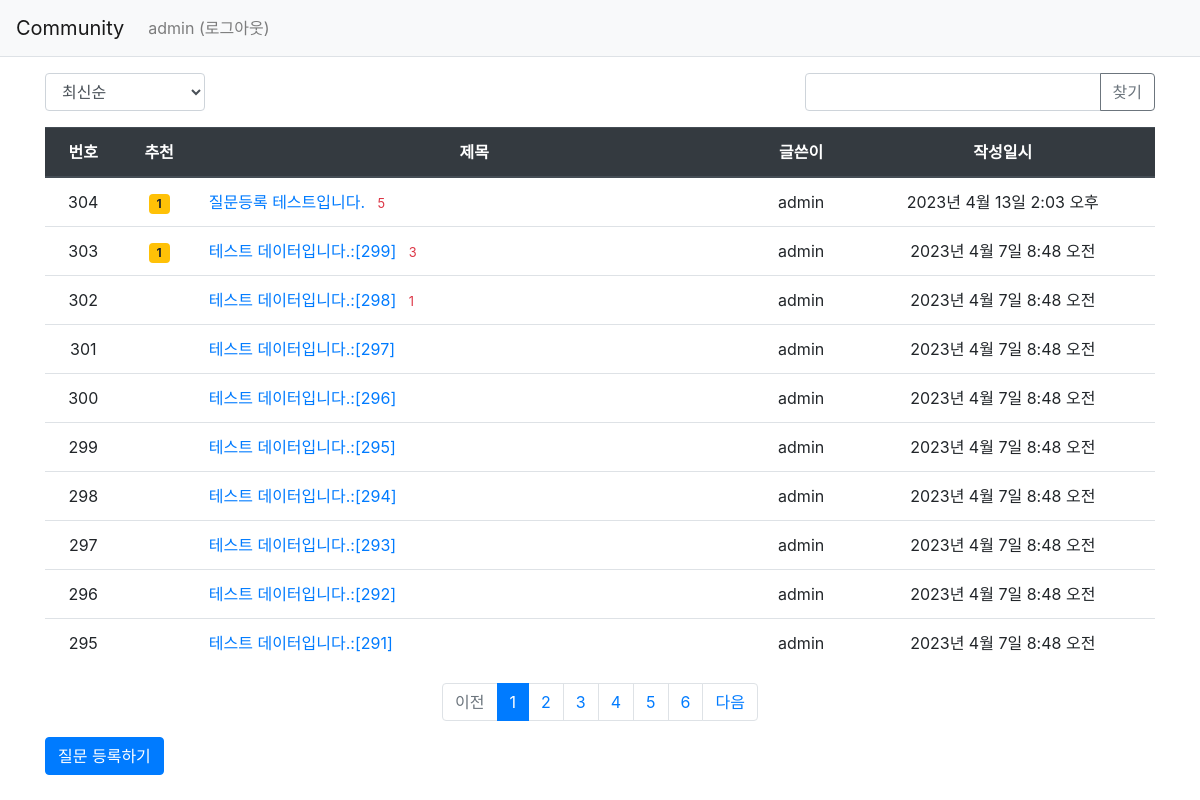
The app's page / (signed in) with its own data.
### community/models.py (models this page shows, shortened)
class Question(models.Model):
    author = models.ForeignKey(User, on_delete=models.CASCADE,related_name='author_question')
    subject = models.CharField(max_length=200)
    content = models.TextField()    #글자수 제한이 없는 데이터
    modify_date = models.DateTimeField(null=True, blank=True)
    create_date = models.DateTimeField()
    voter = models.ManyToManyField(User, related_name='voter_question')

### community/views/base_views.py (the view, shortened to what this page needs)
# urls.py: path('', base_views.index, name= 'index'),
def index(request):
    page = request.GET.get('page','1')  # 페이지
    kw = request.GET.get('kw', '')      # 검색어
    so = request.GET.get('so', 'recent')# 정렬기준
    if so == 'recommend':
        question_list = Question.objects.annotate(
            num_voter=Count('voter')).order_by('-num_voter', '-create_date')
    elif so =='popular':
        question_list = Question.objects.annotate(
            num_answer=Count('answer')).order_by('-num_answer', '-create_date')
    else: # recent
        question_list = Question.objects.order_by('-create_date')
    paginator = Paginator(question_list, 10)    # 페이지당 10개씩 보여 주기
    page_obj = paginator.get_page(page)
    context = {'question_list': page_obj, 'page':page, 'kw' : kw, 'so' : so}
    return render(request,'community/question_list.html', context)

### community/templatetags/community_filter.py (called while the page is built)
@register.filter
def sub(value, arg):
        return value - arg

### templates/community/question_list.html (shortened to what this page needs)
{% extends 'base.html' %}
{% load community_filter %}
{% block content %}
<div class="container my-3">
    <div class="row justify-content-between my-3">
        <div class="col-2">
            <select class="form-control so">
                <option value="recent" {% if so == 'recent' %}selected{% endif %}>
                    최신순
                </option>
            </select>
        </div>
        <div class="col-4 input-group">
            <input type="text" class="form-control kw" value="{{ kw|default_if_none:''}}">
            <div class="input-group-append">
                <button class="btn btn-outline-secondary" type="button" id="btn_search">찾기</button>
            </div>
        </div>
    </div>
    <table class="table">
        <thead>
        <tr class="text-center thead-dark">
            <th>번호</th>
            <th>추천</th>
            <th style="width:50%">제목</th>
            <th>글쓴이</th>
            <th>작성일시</th>
        </tr>
        </thead>
        <tbody>
        {% if question_list %}
        {% for question in question_list %}
        <tr class="text-center">
            <td>{{ question_list.paginator.count|sub:question_list.start_index|sub:forloop.counter0|add:1}}</td>
            <td>
                {% if question.voter.all.count > 0 %}
                <span class="badge badge-warning px-2 py-1">
                    {{ question.voter.all.count }}
                </span>
                {% endif %}
            </td>
            <td class="text-left">
                <a href="{% url 'community:detail' question.id %}">{{ question.subject }}</a>
                {% if question.answer_set.count > 0 %}
                <span class="text-danger small ml-2">
                    {{ question.answer_set.count }}
                </span>
                {% endif %}
            </td>
            <td>{{ question.author.username }}</td>
            <td>{{ question.create_date }}</td>
        </tr>
        {% endfor %}
        {% else %}
        <tr>
            <td colspan="3">질문이 없습니다.</td>
        </tr>
        {% endif %}
        </tbody>
    </table>
    <ul class="pagination justify-content-center">
        {% if question_list.has_previous %}
        <li class="page-item">
            <a class="page-link" data-page="{{ question_list.previous_page_number }}" href="#">이전</a>
        </li>
        {% else %}
        <li class="page-item disabled">
            <a class="page-link" tabindex="-1" aria-disabled="true" href="#">이전</a>
        </li>
        {% endif %}
        {% for page_number in question_list.paginator.page_range %}
        {% if page_number >= question_list.number|add:-5 and page_number <= question_list.number|add:5 %}
            {% if page_number == question_list.number %}
            <li class="page-item active" aria-current="page">
                <a class="page-link"  data-page="{{ page_number }}" href="#"> {{ page_number }}</a>
            </li>
            {% else %}
            <li class="page-item">
                <a class="page-link" data-page="{{ page_number }}" href="#">{{ page_number }}</a>
            </li>
            {% endif %}
        {% endif %}
        {% endfor %}
        {% if question_list.has_next%}
        <li class="page-item">
            <a class="page-link" data-page="{{ question_list.next_page_number }}" href="#">다음</a>
        </li>
        {% else %}
        <li class="page-item disabled">
            <a class="page-link" tabindex="-1" aria-disabled="true" href="#">다음</a>
        </li>
        {% endif %}
    </ul>
    <a href ="{% url 'community:question_create' %}" class="btn btn-primary">질문 등록하기</a>
</div>
{% endblock %}

### templates/navbar.html (shortened to what this page needs)
<nav class="navbar navbar-expand-lg navbar-light bg-light border-bottom">
    <a class="navbar-brand" href="{% url 'community:index' %}">Community</a>
    <div class="collapse navbar-collapse flex-grow-0" id="navbarNav">
        <ul class="navbar-nav">
            <li class="nav-item">
                {% if user.is_authenticated %}
                <a class="nav-link" href="{% url 'common:logout' %}">
                    {{ user.username }} (로그아웃)
                </a>
                {% else %}
                <a class="nav-link" href="{% url 'common:login' %}">로그인</a>
                {% endif %}
            </li>
        </ul>
    </div>
</nav>

### records on screen
Question: paginator.count|sub "304", voter.all.count "1", subject "질문등록 테스트입니다.", answer_set.count "5", author.username "admin", create_date "2023년 4월 13일 2:03 오후"
Question: paginator.count|sub "303", voter.all.count "1", subject "테스트 데이터입니다.:[299]", answer_set.count "3", author.username "admin", create_date "2023년 4월 7일 8:48 오전"
Question: paginator.count|sub "302", subject "테스트 데이터입니다.:[298]", answer_set.count "1", author.username "admin", create_date "2023년 4월 7일 8:48 오전"
Question: paginator.count|sub "301", subject "테스트 데이터입니다.:[297]", author.username "admin", create_date "2023년 4월 7일 8:48 오전"
Question: paginator.count|sub "300", subject "테스트 데이터입니다.:[296]", author.username "admin", create_date "2023년 4월 7일 8:48 오전"
Question: paginator.count|sub "299", subject "테스트 데이터입니다.:[295]", author.username "admin", create_date "2023년 4월 7일 8:48 오전"
Question: paginator.count|sub "298", subject "테스트 데이터입니다.:[294]", author.username "admin", create_date "2023년 4월 7일 8:48 오전"
Question: paginator.count|sub "297", subject "테스트 데이터입니다.:[293]", author.username "admin", create_date "2023년 4월 7일 8:48 오전"
Question: paginator.count|sub "296", subject "테스트 데이터입니다.:[292]", author.username "admin", create_date "2023년 4월 7일 8:48 오전"
Question: paginator.count|sub "295", subject "테스트 데이터입니다.:[291]", author.username "admin", create_date "2023년 4월 7일 8:48 오전"

### other values on screen
{{ user.username }} "admin"
{{ page_number }} "1"
{{ page_number }} "2" "3" "4" "5" "6"
